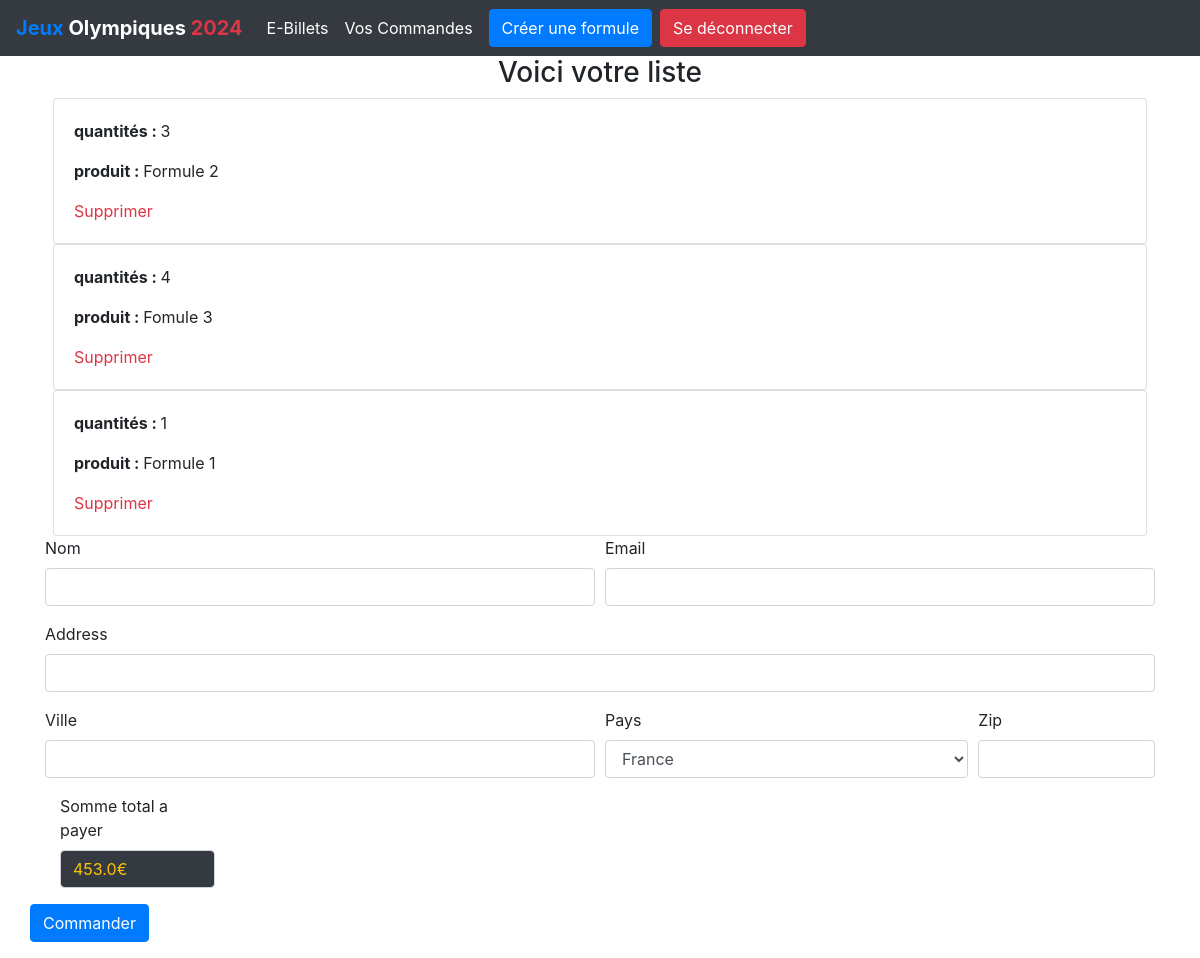
/billeterie/checkout (signed in), run on an earlier commit of the app's database.
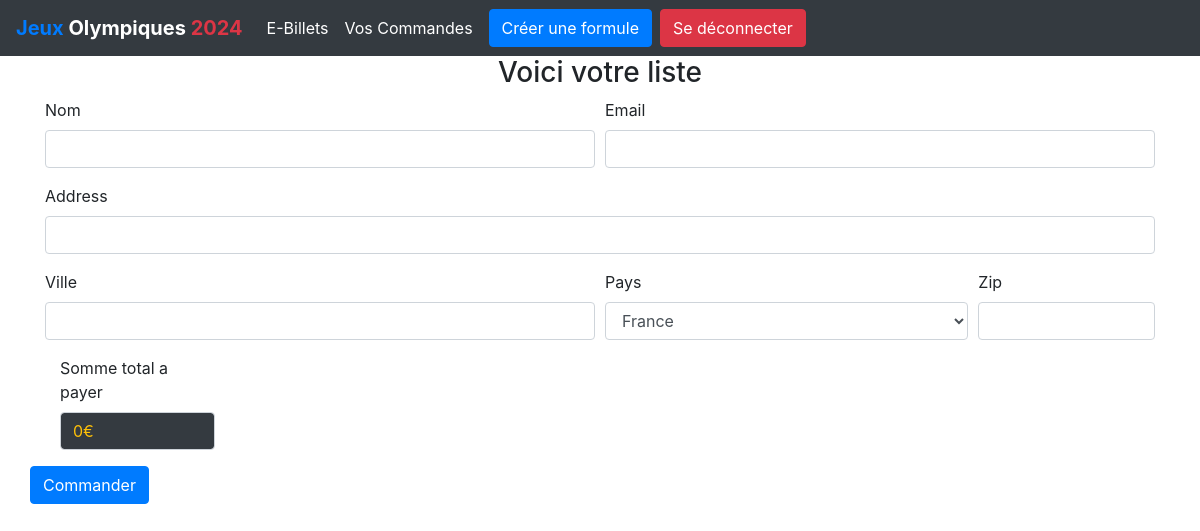
And on a later commit of the database.
### shop/models.py (models this page shows, shortened)
class Order(models.Model):
    user = models.ForeignKey(AUTH_USER_MODEL, on_delete=models.CASCADE)
    product = models.ForeignKey(Product, on_delete=models.CASCADE)
    quantity = models.IntegerField(default=1)
    ordered = models.BooleanField(default=False)
    key_generate_order = models.CharField(default="",max_length=200)

class Product(models.Model):
    title = models.CharField(max_length=200)
    price = models.FloatField()
    description = models.TextField(blank=True)
    image = models.CharField(max_length=5000, blank=True)
    date_added = models.DateTimeField(auto_now=True)
    quantity = models.IntegerField(default=0)
    class Meta:
        ordering = ['-date_added']

### shop/views.py (the view)
# urls.py: path('billeterie/checkout', checkout, name="checkout"),
def checkout(request):
    if request.method == "POST":
        pass
        return redirect('confirmation')
    order_user = Order.objects.filter(user=request.user)
    print(type(order_user))
    print(order_user)
    total_prix = 0
    for order in order_user:
        total_prix += order.quantity * order.product.price
    return render(request, 'shop/checkout.html', {"order_user":order_user, "total" : total_prix})

### shop/templates/shop/checkout.html (shortened to what this page needs)
{% extends "shop/base.html" %}
{% block content %}
<div class="row">
    <div class="col-md-12">
        <ul class="list-group" id="item-list">
            <h3 class="text-center ">Voici votre liste</h3>
            {% for order in order_user %}
            <div class="card mx-2">
                <div class="card-body">
                    <p><strong>quantités : </strong>{{ order.quantity }}</p>
                    <p>
                        <p><strong>produit : </strong>{{ order.product.title }}</p>
                    </p>
                    <a href="{% url "delete_cart_by_id" order.id %}" class="text-decoration-none text-danger">Supprimer</a>
                </div>
            </div>
        {% endfor %}
        </ul>
    </div>
</div>
<div class="row">
    <div class="col-md-12">
        <form method="POST">
            <div class="form-row">
              <div class="form-group col-md-6">
                <label for="inputEmail4">Nom</label>
                <input type="text" id="nom" name="nom" class="form-control" id="inputEmail4">
              </div>
              <div class="form-group col-md-6">
                <label for="inputPassword4">Email</label>
                <input type="email" id="email" name="email" class="form-control" id="inputPassword4">
              </div>
            </div>
            <div class="form-group">
              <label for="inputAddress">Address</label>
              <input type="text" id="address" name="address" class="form-control" id="inputAddress">
            </div>
            <div class="form-row">
              <div class="form-group col-md-6">
                <label for="inputCity">Ville</label>
                <input type="text" name="ville" id="ville" class="form-control" id="inputCity">
              </div>
              <div class="form-group col-md-4">
                <label for="inputState">Pays</label>
                <select id="pays" name="pays" class="form-control">
                  <option selected>France</option>
                </select>
              </div>
              <div class="form-group col-md-2">
                <label for="inputZip">Zip</label>
                <input name="zipcode" id="zipcode" type="text" class="form-control">
              </div>
            </div>
            <div class="form-group col-md-2">
              <label for="inputZip">Somme total a payer </label>
              <input name="total" id="total" type="readonly" class=" bg-dark text-warning form-control" value="{{ total }}€">
            </div>
          </div>
            <div class="form-group">
             {% if not user.is_authenticated %}
                <button type="submit" class="btn btn-primary">Commander</button>
             {% else %}
                <a href="{% url "account_user" %}" class="btn btn-primary">Commander</a>
             {% endif %}
    </div>
</div>
{% endblock %}

What changed in the data, as far as the page shows it:
removed Order: quantity "3", product "Formule 2"
removed Order: quantity "4", product "Fomule 3"
removed Order: quantity "1", product "Formule 1"
Also different on the page:
form field total: "453.0€" → "0€"
